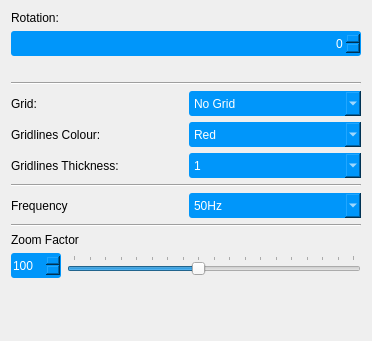
            <widget class="QWidget" name="toolDisplay">
             <property name="geometry">
              <rect>
               <x>0</x>
               <y>0</y>
               <width>372</width>
               <height>341</height>
              </rect>
             </property>
             <attribute name="label">
              <string>Display</string>
             </attribute>
             <layout class="QVBoxLayout" name="verticalLayout_7">
              <item>
               <widget class="QLabel" name="labelZoomFactor_2">
                <property name="text">
                 <string>Rotation:</string>
                </property>
               </widget>
              </item>
              <item>
               <widget class="QSpinBox" name="spinRotation">
                <property name="minimumSize">
                 <size>
                  <width>50</width>
                  <height>25</height>
                 </size>
                </property>
                <property name="styleSheet">
                 <string notr="true">QSpinBox{	
background-color : rgb(0, 150, 250);
color:rgb(255, 255, 255);
font: 10pt &quot;Segoe UI&quot;;
border-radius: 3px;
}</string>
                </property>
                <property name="alignment">
                 <set>Qt::AlignRight|Qt::AlignTrailing|Qt::AlignVCenter</set>
                </property>
                <property name="maximum">
                 <number>270</number>
                </property>
                <property name="singleStep">
                 <number>90</number>
                </property>
               </widget>
              </item>
              <item>
               <spacer name="horizontalSpacer_3">
                <property name="orientation">
                 <enum>Qt::Horizontal</enum>
                </property>
                <property name="sizeHint" stdset="0">
                 <size>
                  <width>351</width>
                  <height>20</height>
                 </size>
                </property>
               </spacer>
              </item>
              <item>
               <widget class="Line" name="line_17">
                <property name="orientation">
                 <enum>Qt::Horizontal</enum>
                </property>
               </widget>
              </item>
              <item>
               <layout class="QHBoxLayout" name="horizontalLayout">
                <item>
                 <widget class="QLabel" name="labelOverlay_2">
                  <property name="text">
                   <string>Grid:</string>
                  </property>
                 </widget>
                </item>
                <item>
                 <widget class="QComboBox" name="comboGrid">
                  <property name="minimumSize">
                   <size>
                    <width>0</width>
                    <height>25</height>
                   </size>
                  </property>
                  <property name="styleSheet">
                   <string notr="true">QComboBox{	
background-color : rgb(0, 150, 250);
color:rgb(255, 255, 255);
font: 10pt &quot;Segoe UI&quot;;
border-radius: 3px;
}</string>
                  </property>
                  <item>
                   <property name="text">
                    <string>No Grid</string>
                   </property>
                  </item>
                  <item>
                   <property name="text">
                    <string>2x2</string>
                   </property>
                  </item>
                  <item>
                   <property name="text">
                    <string>3x3</string>
                   </property>
                  </item>
                  <item>
                   <property name="text">
                    <string>5x5</string>
                   </property>
                  </item>
                  <item>
                   <property name="text">
                    <string>10x10</string>
                   </property>
                  </item>
                 </widget>
                </item>
               </layout>
              </item>
              <item>
               <layout class="QHBoxLayout" name="horizontalLayout_9">
                <item>
                 <widget class="QLabel" name="labelOverlay_3">
                  <property name="text">
                   <string>Gridlines Colour:</string>
                  </property>
                 </widget>
                </item>
                <item>
                 <widget class="QComboBox" name="comboPenColour">
                  <property name="minimumSize">
                   <size>
                    <width>0</width>
                    <height>25</height>
                   </size>
                  </property>
                  <property name="styleSheet">
                   <string notr="true">QComboBox{	
background-color : rgb(0, 150, 250);
color:rgb(255, 255, 255);
font: 10pt &quot;Segoe UI&quot;;
border-radius: 3px;
}</string>
                  </property>
                  <item>
                   <property name="text">
                    <string>Red</string>
                   </property>
                  </item>
                  <item>
                   <property name="text">
                    <string>Green</string>
                   </property>
                  </item>
                  <item>
                   <property name="text">
                    <string>Blue</string>
                   </property>
                  </item>
                  <item>
                   <property name="text">
                    <string>White</string>
                   </property>
                  </item>
                  <item>
                   <property name="text">
                    <string>Black</string>
                   </property>
                  </item>
                 </widget>
                </item>
               </layout>
              </item>
              <item>
               <layout class="QHBoxLayout" name="horizontalLayout_14">
                <item>
                 <widget class="QLabel" name="labelOverlay_4">
                  <property name="text">
                   <string>Gridlines Thickness:</string>
                  </property>
                 </widget>
                </item>
                <item>
                 <widget class="QComboBox" name="comboPenThick">
                  <property name="minimumSize">
                   <size>
                    <width>0</width>
                    <height>25</height>
                   </size>
                  </property>
                  <property name="styleSheet">
                   <string notr="true">QComboBox{	
background-color : rgb(0, 150, 250);
color:rgb(255, 255, 255);
font: 10pt &quot;Segoe UI&quot;;
border-radius: 3px;
}</string>
                  </property>
                  <item>
                   <property name="text">
                    <string>1</string>
                   </property>
                  </item>
                  <item>
                   <property name="text">
                    <string>2</string>
                   </property>
                  </item>
                  <item>
                   <property name="text">
                    <string>3</string>
                   </property>
                  </item>
                  <item>
                   <property name="text">
                    <string>4</string>
                   </property>
                  </item>
                  <item>
                   <property name="text">
                    <string>5</string>
                   </property>
                  </item>
                  <item>
                   <property name="text">
                    <string>10</string>
                   </property>
                  </item>
                 </widget>
                </item>
               </layout>
              </item>
              <item>
               <widget class="Line" name="line_16">
                <property name="orientation">
                 <enum>Qt::Horizontal</enum>
                </property>
               </widget>
              </item>
              <item>
               <layout class="QHBoxLayout" name="horizontalLayout_18">
                <item>
                 <widget class="QLabel" name="labelOverlay_5">
                  <property name="text">
                   <string>Frequency</string>
                  </property>
                 </widget>
                </item>
                <item>
                 <widget class="QComboBox" name="comboFrequency">
                  <property name="minimumSize">
                   <size>
                    <width>0</width>
                    <height>25</height>
                   </size>
                  </property>
                  <property name="styleSheet">
                   <string notr="true">QComboBox{	
background-color : rgb(0, 150, 250);
color:rgb(255, 255, 255);
font: 10pt &quot;Segoe UI&quot;;
border-radius: 3px;
}</string>
                  </property>
                  <property name="currentIndex">
                   <number>0</number>
                  </property>
                  <item>
                   <property name="text">
                    <string>50Hz</string>
                   </property>
                  </item>
                  <item>
                   <property name="text">
                    <string>60 Hz</string>
                   </property>
                  </item>
                  <item>
                   <property name="text">
                    <string>Direct Current</string>
                   </property>
                  </item>
                 </widget>
                </item>
               </layout>
              </item>
              <item>
               <widget class="Line" name="line_2">
                <property name="orientation">
                 <enum>Qt::Horizontal</enum>
                </property>
               </widget>
              </item>
              <item>
               <widget class="QLabel" name="labelZoomFactor">
                <property name="text">
                 <string>Zoom Factor</string>
                </property>
               </widget>
              </item>
              <item>
               <layout class="QHBoxLayout" name="horizontalLayout_8">
                <item>
                 <widget class="QSpinBox" name="spinDisplayZoom">
                  <property name="minimumSize">
                   <size>
                    <width>50</width>
                    <height>25</height>
                   </size>
                  </property>
                  <property name="mouseTracking">
                   <bool>false</bool>
                  </property>
                  <property name="styleSheet">
                   <string notr="true">QSpinBox{	
background-color : rgb(0, 150, 250);
color:rgb(255, 255, 255);
font: 10pt &quot;Segoe UI&quot;;
border-radius: 3px;
}</string>
                  </property>
                  <property name="minimum">
                   <number>20</number>
                  </property>
                  <property name="maximum">
                   <number>400</number>
                  </property>
                  <property name="value">
                   <number>100</number>
                  </property>
                 </widget>
                </item>
                <item>
                 <widget class="QSlider" name="sliderDisplayZoom">
                  <property name="mouseTracking">
                   <bool>false</bool>
                  </property>
                  <property name="minimum">
                   <number>20</number>
                  </property>
                  <property name="maximum">
                   <number>200</number>
                  </property>
                  <property name="value">
                   <number>100</number>
                  </property>
                  <property name="tracking">
                   <bool>false</bool>
                  </property>
                  <property name="orientation">
                   <enum>Qt::Horizontal</enum>
                  </property>
                  <property name="invertedControls">
                   <bool>false</bool>
                  </property>
                  <property name="tickPosition">
                   <enum>QSlider::TicksAbove</enum>
                  </property>
                 </widget>
                </item>
               </layout>
              </item>
              <item>
               <spacer name="verticalSpacer_2">
                <property name="orientation">
                 <enum>Qt::Vertical</enum>
                </property>
                <property name="sizeHint" stdset="0">
                 <size>
                  <width>20</width>
                  <height>40</height>
                 </size>
                </property>
               </spacer>
              </item>
             </layout>
            </widget>
